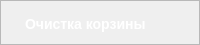
        <widget class="QFrame" name="frame_Clear_basket">
         <property name="minimumSize">
          <size>
           <width>0</width>
           <height>45</height>
          </size>
         </property>
         <property name="maximumSize">
          <size>
           <width>16777215</width>
           <height>45</height>
          </size>
         </property>
         <property name="styleSheet">
          <string notr="true">
/* styles.qss */

#frame_Clear_basket {
    background-color: #161A1E;
    border-radius: 15px; /* Установите значение по вашему усмотрению для достижения овальной формы */
}
</string>
         </property>
         <property name="frameShape">
          <enum>QFrame::StyledPanel</enum>
         </property>
         <property name="frameShadow">
          <enum>QFrame::Raised</enum>
         </property>
         <layout class="QHBoxLayout" name="horizontalLayout_10">
          <property name="spacing">
           <number>0</number>
          </property>
          <property name="leftMargin">
           <number>0</number>
          </property>
          <property name="topMargin">
           <number>0</number>
          </property>
          <property name="rightMargin">
           <number>0</number>
          </property>
          <property name="bottomMargin">
           <number>0</number>
          </property>
          <item>
           <widget class="QFrame" name="frame_8">
            <property name="styleSheet">
             <string notr="true">background-color: transparent;</string>
            </property>
            <property name="frameShape">
             <enum>QFrame::StyledPanel</enum>
            </property>
            <property name="frameShadow">
             <enum>QFrame::Raised</enum>
            </property>
            <widget class="QPushButton" name="pushClear_basket">
             <property name="geometry">
              <rect>
               <x>850</x>
               <y>10</y>
               <width>91</width>
               <height>31</height>
              </rect>
             </property>
             <property name="minimumSize">
              <size>
               <width>91</width>
               <height>31</height>
              </size>
             </property>
             <property name="maximumSize">
              <size>
               <width>91</width>
               <height>31</height>
              </size>
             </property>
             <property name="styleSheet">
              <string notr="true">/* styles.qss */

QPushButton {
    background-color: #161A1E;
    border-radius: 15px;
    color: white; /* Установите цвет текста */
    font-size: 11px; /* Установите размер шрифта */
    padding: 10px 20px; /* Установите отступы */
    border: 1px solid white; /* Уменьшаем толщину обводки до 1 пикселя */
}

QPushButton:hover {
    background-color: #2C3236;
    transition: background-color 0.3s ease;
}
</string>
             </property>
             <property name="text">
              <string>Очистка</string>
             </property>
            </widget>
            <widget class="QLabel" name="labelClear_basket">
             <property name="geometry">
              <rect>
               <x>750</x>
               <y>10</y>
               <width>81</width>
               <height>30</height>
              </rect>
             </property>
             <property name="sizePolicy">
              <sizepolicy hsizetype="Preferred" vsizetype="Preferred">
               <horstretch>70</horstretch>
               <verstretch>30</verstretch>
              </sizepolicy>
             </property>
             <property name="minimumSize">
              <size>
               <width>70</width>
               <height>30</height>
              </size>
             </property>
             <property name="styleSheet">
              <string notr="true">color: white; /* Установите цвет текста в белый */
font-size: 14px; /* Установите размер шрифта в 14 пикселей */
font-family: &quot;Times New Roman&quot;; /* Установите тип шрифта по вашему выбору */
font-weight: bold; /* Установите жирность шрифта (если нужно) */
margin-top: 5px; /* Опустить текст на 10 пикселей вниз */</string>
             </property>
             <property name="text">
              <string/>
             </property>
            </widget>
            <widget class="QLabel" name="labelTextClear_basket">
             <property name="geometry">
              <rect>
               <x>20</x>
               <y>10</y>
               <width>161</width>
               <height>21</height>
              </rect>
             </property>
             <property name="styleSheet">
              <string notr="true">/* styles.qss */

QLabel {
    color: white; /* Установите цвет текста в белый */
    font-size: 14px; /* Установите размер шрифта в 14 пикселей */
    font-family: &quot;Times New Roman&quot;; /* Установите тип шрифта по вашему выбору */
    font-weight: bold; /* Установите жирность шрифта (если нужно) */
    margin-top: 5px; /* Опустить текст на 10 пикселей вниз */
}
</string>
             </property>
             <property name="text">
              <string>Очистка корзины</string>
             </property>
            </widget>
           </widget>
          </item>
         </layout>
        </widget>
